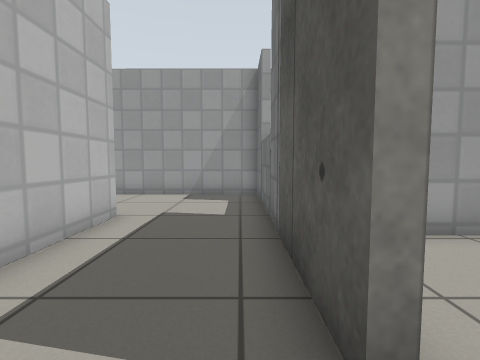
View 1 (above)

15 first-person views from a walk through a robot-simulator world made for Gazebo. The camera is 0.67 m above the floor, tilts 4° down and sees 85° across. The floor is counted in squares, 0.5 m on a side. Each view is taken from the middle of a square. On the plan, view 1 faces up. The plan holds only what a view shows up to about 13 squares ahead; the rest is blank. Simple patterns stand in for the simulator's built-in surfaces.

View 2
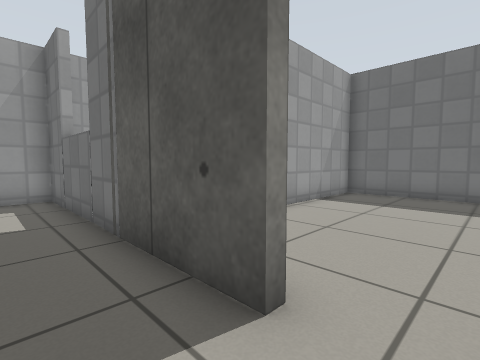

View 3
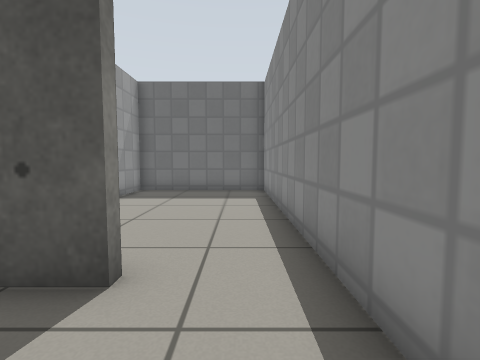

View 4
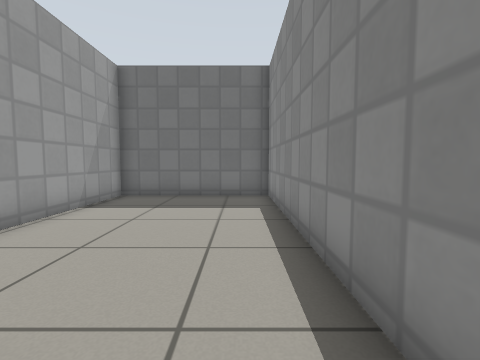

View 5
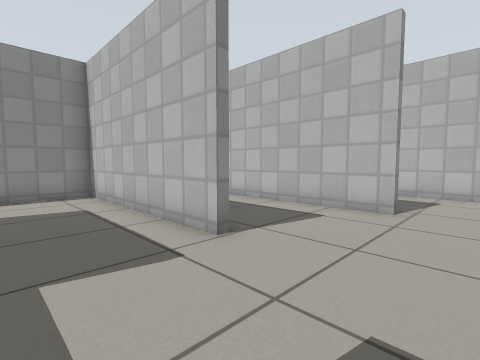

View 6
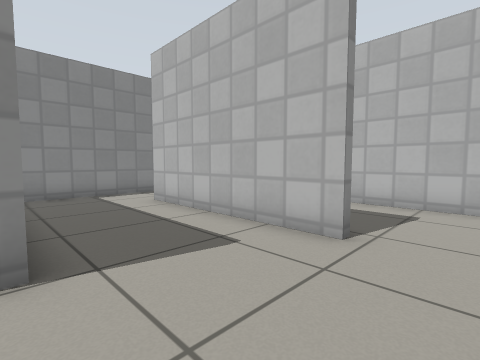

View 7
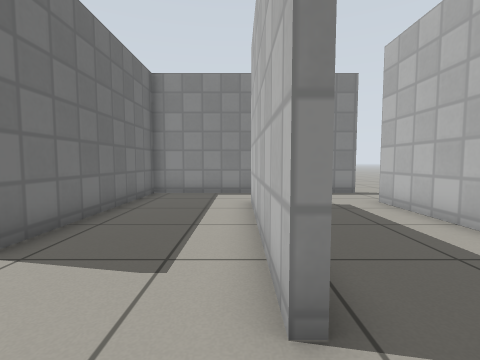

View 8
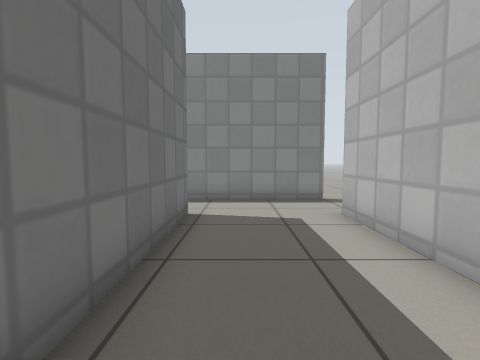

View 9
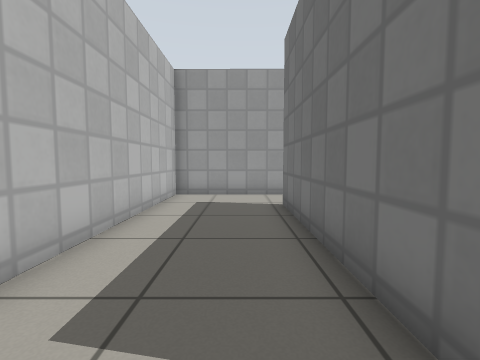

View 10
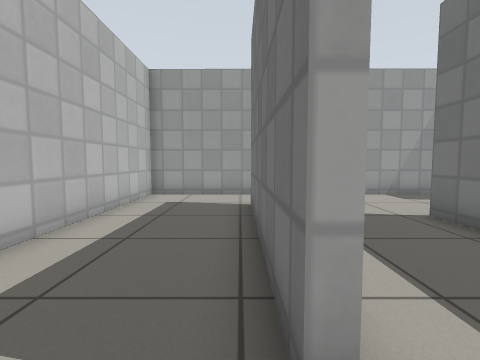

View 11
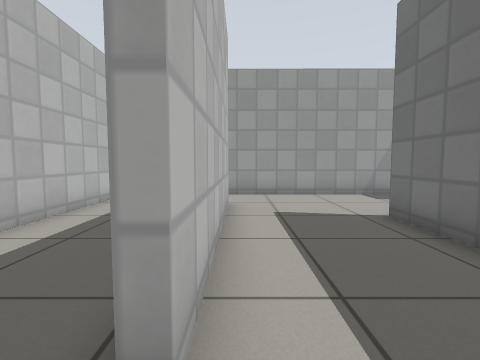

View 12
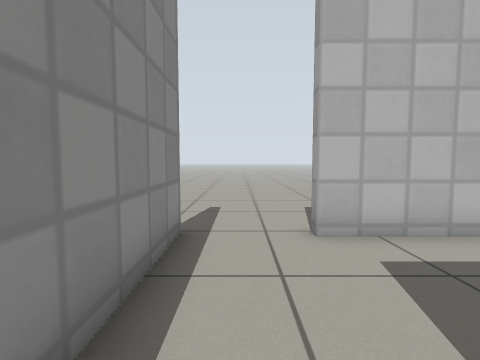

View 13
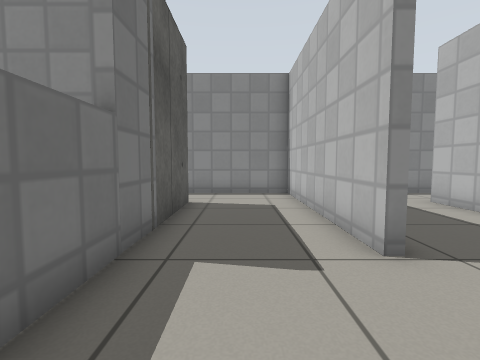

View 14
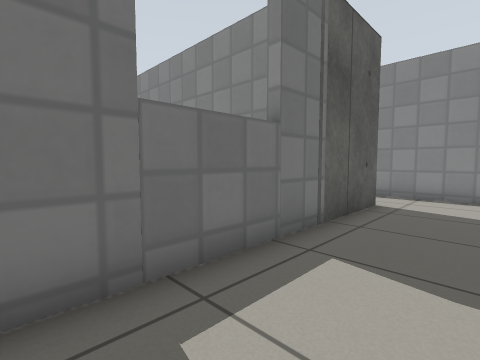

View 15
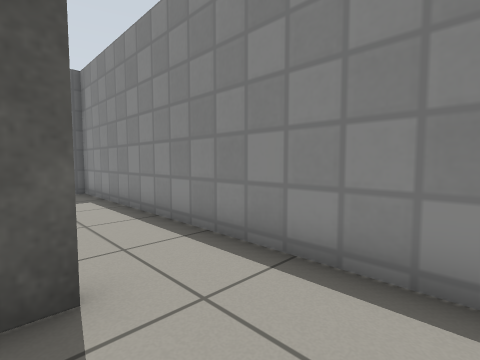

### Floor plan
Ten units are one square. View 1 is at (0, 0); x grows to the right and y downward. Boxes are objects, and circles mark ways between rooms. Rooms are numbered by the first view taken in them; rooms with no view inside come last. Other rooms are left out.
<svg viewBox="-135 -112 243 128">
<path fill="none" stroke="#000" d="M-30 -65 -30 11 14 11M11 -13 7 -13 7 -106 -35 -106M-77 -81 -74 -81 -74 -13M-35 -106 -74 -107M-75 11 -33 11 -33 -64M-74 -13 -77 -13 -77 -81M-120 11 -75 11M-74 -107 -116 -107 -116 -13 -120 -13M14 11 103 11 103 -47 34 -47"/>
<circle cx="-30" cy="-85" r="3" fill="#2a7"/>
<circle cx="10" cy="-5" r="3" fill="#2a7"/>
<circle cx="-80" cy="-5" r="3" fill="#2a7"/>
<circle cx="-80" cy="-95" r="3" fill="#2a7"/>
<text x="-10" y="-50">1</text>
<text x="-60" y="-50">2</text>
<text x="-100" y="-40">3</text>
<text x="50" y="-20">4</text>
</svg>
Room 1 opens to room 2. Room 1 opens to room 4. Room 2 opens to room 3.

Where each view was taken, in squares from view 1:
view 1: 0 up, 0 right, facing up
view 2: 0 up, 1 left, facing up-right
view 3: 0 up, 2 left, facing right
view 4: 0 up, 0 right, facing right
view 5: 10 up, 0 right, facing down-left
view 6: 10 up, 3 left, facing down-left
view 7: 10 up, 7 left, facing down
view 8: 8 up, 9 left, facing down
view 9: 0 up, 9 left, facing up
view 10: 0 up, 8 left, facing up
view 11: 0 up, 7 left, facing up
view 12: 0 up, 7 left, facing left
view 13: 10 up, 1 left, facing down
view 14: 10 up, 2 left, facing down-right
view 15: 2 up, 2 left, facing down-right
